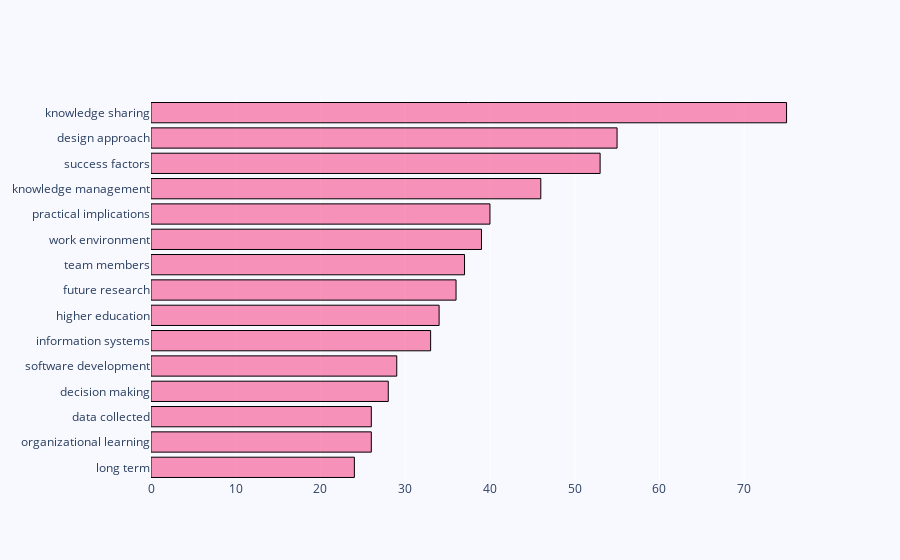

The notebook cell this image was saved under:
### Code cell
# N-Grams
# Arguments: view       = 'notebook', 'browser' ('notebook' -> To plot in your prefered Notebook App. 'browser' -> To plot in your prefered browser window);
#            entry      = 'abs', 'title', 'kwa', or 'kwp'
#            n_grams    = An integer with size n (representing the most common groups of words with size n)
#            stop_words = A list of stopwords to clean the corpus. ['ar', 'bn', 'bg', 'cs', 'en', 'fi', 'fr', 'de', 'el', 'hi', 'he', 'hu', 'it', 'ja', 'ko',  'mr', 'fa', 'pl', 'pt-br', 'ro', 'ru', 'es', 'sv', 'sk', 'zh', 'th', 'uk'];
#                         'ar' = Arabic; 'bn' = Bengali; 'bg' = Bulgarian; 'cs' = Czech; 'en' = English; 'fi' = Finnish; 'fr' = French; 'de' = German; 'el' = Greek; 'he' = Hebrew;'hi' = Hindi; 'hu' = Hungarian; 'it' = Italian;
#                         'ja' = Japanese; 'ko' = Korean; 'mr' =  Marathi; 'fa' =  Persian; 'pl' =  Polish; 'pt-br' = Portuguese-Brazilian; 'ro' = Romanian; 'ru' = Russian; 'es' =  Spanish; 'sk' = Slovak; 'sv' = Swedish;
#                         'zh' = Chinese; 'th' = Thai; 'uk' = Ukrainian
#            rmv_custom_words  = A list of custom stopwords to clean the corpus
#             wordsn           = Number of N-Grams
bibfile.get_top_ngrams(view = 'notebook', entry = 'abs', ngrams = 2, stop_words = ['en'], rmv_custom_words = ['reserved', 'case', 'emerald', 'methodology', 'publishing', 'paper', 'taylor', 'springer', 'igi'], wordsn = 15)

### Figure 1 — Plotly figure (JSON) as saved in the notebook; plotly's stock layout.template omitted (floating-point values rounded to 4 significant figures)
{"data": [{"marker": {"color": "rgba(246, 78, 139, 0.6)", "line": {"color": "black", "width": 1}}, "orientation": "h", "type": "bar", "x": [75, 55, 53, 46, 40, 39, 37, 36, 34, 33, 29, 28, 26, 26, 24], "y": ["knowledge sharing", "design approach", "success factors", "knowledge management", "practical implications", "work environment", "team members", "future research", "higher education", "information systems", "software development", "decision making", "data collected", "organizational learning", "long term"]}], "layout": {"paper_bgcolor": "rgb(248, 248, 255)", "plot_bgcolor": "rgb(248, 248, 255)", "yaxis": {"autorange": "reversed"}}}
